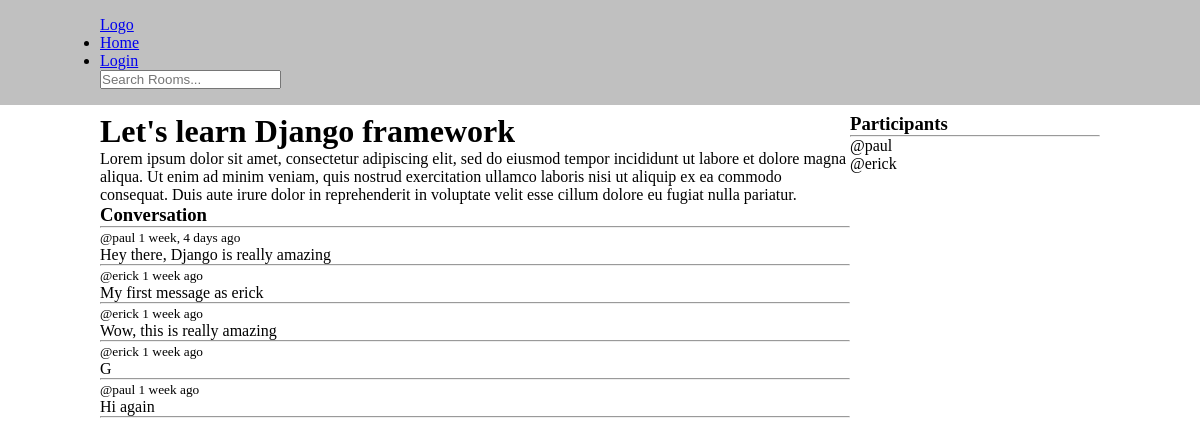
The page /room/1/ on the database its author committed.
### base/models.py (models this page shows, shortened)
class Room(models.Model):
    host = models.ForeignKey(User, on_delete=models.SET_NULL, null=True)
    topic = models.ForeignKey(Topic, on_delete=models.SET_NULL, null=True) # Does not delete topic
    name = models.CharField(max_length=200)
    description = models.TextField(null=True, blank=True)
    participants = models.ManyToManyField(User, related_name='participants', blank=True) # We can't have the user because we already have it at the top
    created = models.DateTimeField(auto_now_add=True) # Updates value only once
    updated = models.DateTimeField(auto_now=True) # Updated every time it is saved
    class Meta:
        ordering = ['-updated', '-created']

class Message(models.Model):
    user = models.ForeignKey(User, on_delete=models.CASCADE)
    room = models.ForeignKey(Room, on_delete=models.CASCADE) # One to many relationship
    body = models.TextField()
    created = models.DateTimeField(auto_now_add=True) # Updates value only once
    updated = models.DateTimeField(auto_now=True) # Updated every time it is saved
    class Meta:
        ordering = ['-updated', '-created']

### base/views.py (the view, shortened to what this page needs)
# urls.py: path('room/<str:pk>/', views.room, name='room'),
def room(request, pk):
    room = Room.objects.get(id=pk)
    room_messages = room.message_set.all().order_by('created') # Querying child models. Models name in lowercase then underscore set (Set of messages related to this room)
    participants = room.participants.all()
    context = {'room': room, 'room_messages': room_messages, 'participants': participants}
    return render(request, 'base/rooms.html', context)

### base/templates/base/rooms.html (shortened to what this page needs)
{% extends 'base.html' %}
{% block content %}
    <div class="container">
        <div class="room-grid">
            <div>
            <h1>{{ room.name }}</h1>
            <p>{{ room.description }}</p>
            <div class="comment-wrapper">
                <h3>Conversation</h3>
                <hr>
                {% for message in room_messages %}
                <div class="message">
                    <small> @{{ message.user }} {{ message.created|timesince }} ago</small><br>
                    <span>{{ message.body }}</span>
                    <hr>
                </div>
                {% endfor %}
            </div>
            </div>
            <div>
                <h3>Participants</h3>
                <hr>
                    {% for participant in participants %}
                    <div>@{{ participant.username }}</div>
                    {% endfor %}
            </div>
        </div>
    </div>
{% endblock %}

### base/static/css/style.css (style rules this page uses)
* { padding: 0; margin: 0; box-sizing: border-box; }
.container { max-width: 1000px; margin: 0 auto; padding: 0.5rem 0; }
.room-grid { display: grid; grid-template-columns: 3fr 1fr; }

### rows shown on the page
Room: name "Let's learn Django framework", description "Lorem ipsum dolor sit amet, consectetur adipiscing elit, sed do eiusmod tempor incididunt ut labore et dolore magna aliqua. Ut enim ad minim veniam, quis nostrud exercitation ullamco laboris nisi ut aliquip ex ea commodo consequat. Duis aute irure dolor in reprehenderit in voluptate velit esse cillum dolore eu fugiat nulla pariatur."
Message: user "paul", created "1 week, 4 days", body "Hey there, Django is really amazing"
Message: user "erick", created "1 week", body "My first message as erick"
Message: user "erick", created "1 week", body "Wow, this is really amazing"
Message: user "erick", created "1 week", body "G"
Message: user "paul", created "1 week", body "Hi again"

### other values the page prints
{{ participant.username }} "paul"
{{ participant.username }} "erick"
